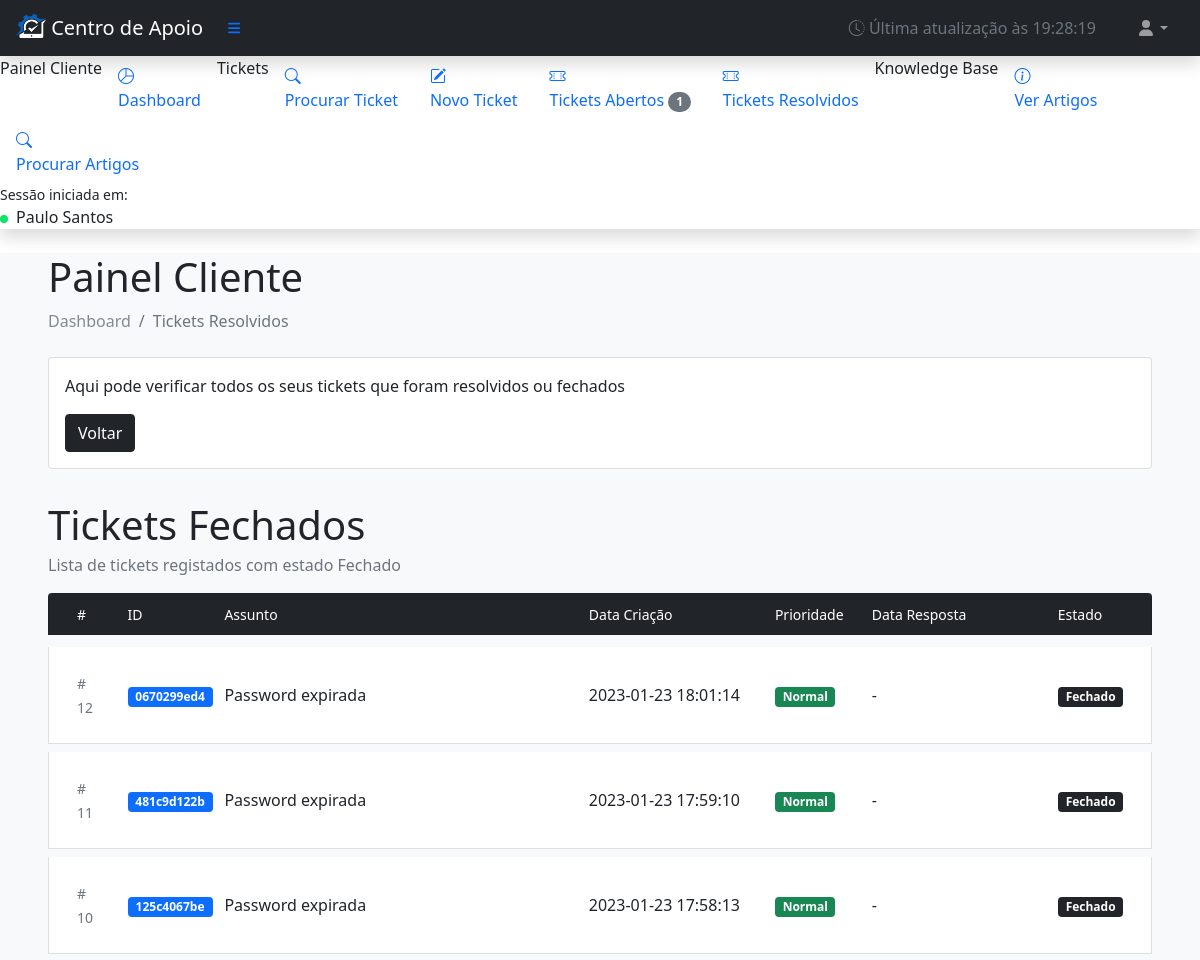
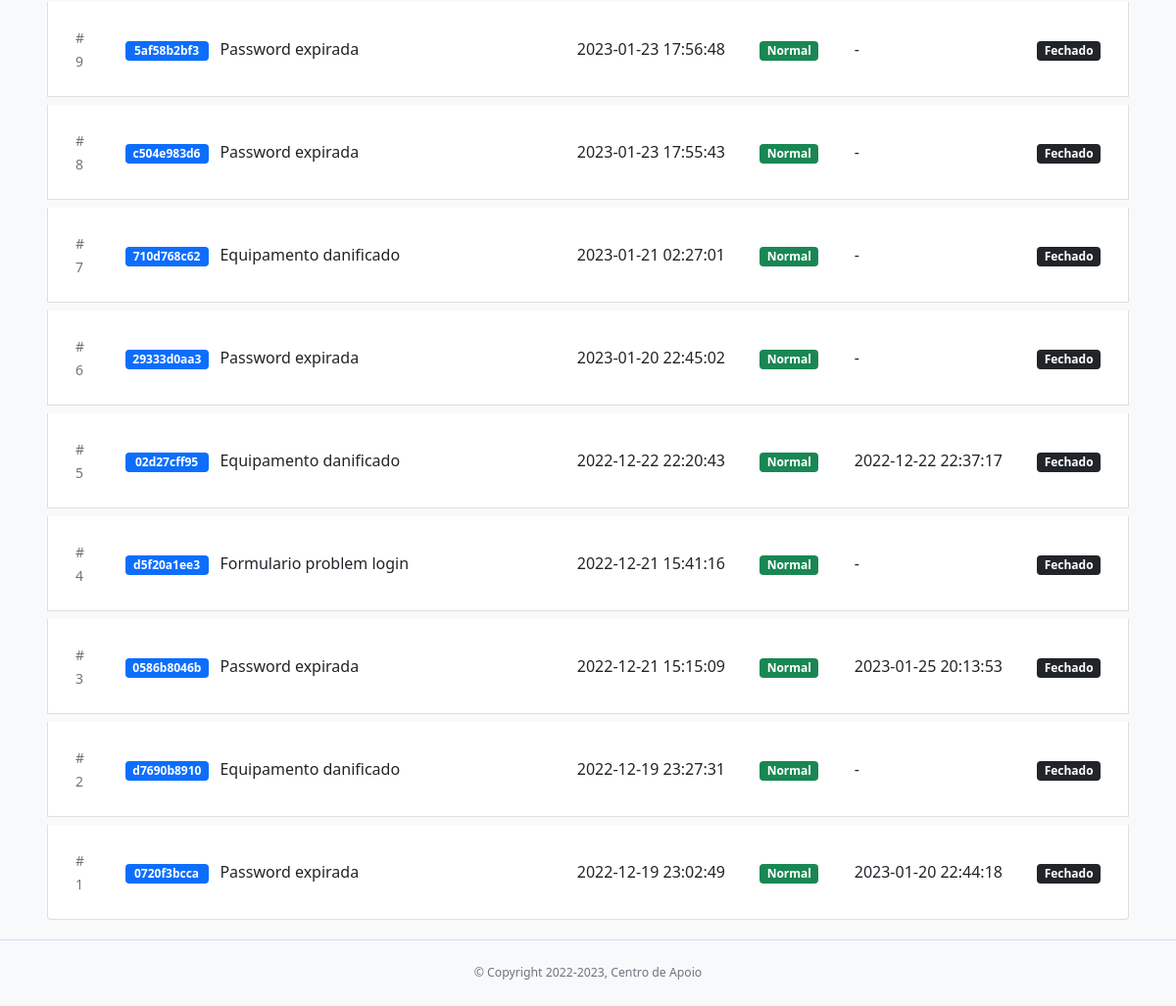
/root/user-panel/tickets-fechados.php (signed in), run on the app's committed database (2 pictures, top to bottom).
### tables this page shows
CREATE TABLE `tickets` (
  `id` int(11) NOT NULL,
  `ticket_id` varchar(255) NOT NULL,
  `user_id` tinyint(4) NOT NULL,
  `status` int(11) NOT NULL DEFAULT 0,
  `prioridade` int(11) NOT NULL DEFAULT 0,
  `nome` varchar(255) NOT NULL,
  `telefone` varchar(255) NOT NULL,
  `email` varchar(255) NOT NULL,
  `nome_empresa` varchar(255) NOT NULL,
  `dep_empresa` varchar(255) NOT NULL,
  `categoria` int(255) NOT NULL,
  `assunto` varchar(255) NOT NULL,
  `message` text NOT NULL,
  `date` timestamp NOT NULL DEFAULT current_timestamp(),
  `date_reply` timestamp NOT NULL DEFAULT '0000-00-00 00:00:00'
);

### root/user-panel/tickets-fechados.php (the view, shortened to what this page needs)
<?php
include('../components/page-head.php');
?>
<?php
$estado_0 = "Novo";
$estado_1 = "Aberto";
$estado_2 = "Fechado";
$prioridade_0 = "Normal";
$prioridade_1 = "Alta";
$userid = $_SESSION['id'];
$db = new DB();
$dbconn = $db->conn;
$latest = [];
$sql = "SELECT * FROM tickets WHERE user_id='$userid' AND status=2 ORDER BY date DESC";
$recodes = mysqli_query($dbconn, $sql);
if ($recodes->num_rows > 0) {
    while ($row = $recodes->fetch_assoc()) {
        $latest[] = $row;
    }
}
?>
<body class="sb-nav-fixed">
    <?php include('../global-panel/components/topnav-painel.php'); ?>
    <div id="layoutSidenav">
        <?php include('../global-panel/components/sidebar-painel.php'); ?>
        <div id="layoutSidenav_content" class="bg-light">
            <main>
                <div class="container-fluid px-5">
                    <h1 class="mt-4">Painel Cliente</h1>
                    <ol class="breadcrumb mb-4">
                        <li class="breadcrumb-item"><a href="./user-panel/painel-cliente.php">Dashboard</a></li>
                        <li class="breadcrumb-item active">Tickets Resolvidos</li>
                    </ol>
                    <div class="row">
                        <div class="col-xl-12">
                            <div class="card mb-4">
                                <div class="card-body">
                                    <p>Aqui pode verificar todos os seus tickets que foram resolvidos ou fechados</p>
                                    <a href="./user-panel/painel-cliente.php" class="btn btn-dark">Voltar</a>
                                </div>
                            </div>
                        </div>
                    </div>
                    <h1 class="mt-2 mb-1">Tickets Fechados</h1>
                    <div class="text-muted">
                        Lista de tickets registados com estado Fechado
                    </div>
                    <div class="bg-light my-3">
                        <ul class="list-group">
                            <div class="d-none d-lg-block list-group-item bg-dark text-white mb-2">
                                <div class="container-fluid">
                                    <div class="row justify-content-between">
                                        <div class="col-lg-1 col-sm-12" style="width:4% !important;">
                                            <small>#</small>
                                        </div>
                                        <div class="col-lg-1 col-sm-12">
                                            <small>ID</small>
                                        </div>
                                        <div class="col-lg-4 col-sm-12">
                                            <small>Assunto</small>
                                        </div>
                                        <div class="col-lg-2 col-sm-12">
                                            <small>Data Criação</small>
                                        </div>
                                        <div class="col-lg-1 col-sm-12">
                                            <small>Prioridade</small>
                                        </div>
                                        <div class="col-lg-2 col-sm-12">
                                            <small>Data Resposta</small>
                                        </div>
                                        <div class="col-lg-1 col-sm-12">
                                            <small>Estado</small>
                                        </div>
                                    </div>
                                </div>
                            </div>
                            <?php if (count($latest) > 0) {
                                $contador = count($latest);
                                foreach ($latest as $k => $v) {
                                    echo '
                                    <a href="./user-panel/ticket.php?id=' . $v['id'] . '" class="list-group-item list-group-item-action my-1" aria-current="true">
                                        <div class="container-fluid">
                                            <div class="row d-flex justify-content-between align-items-center py-3">
                                                <div class="col-lg-1 col-sm-12" style="width:4% !important;">
                                                    <span class="text-muted"><small># ' . ($contador > 0 ? $contador-- : $contador = 0) . '</small></span>
                                                </div>
                                                <div class="col-lg-1 col-sm-12">
                                                    <span style="width: 85px;" class="badge bg-primary">' . $v['ticket_id'] . '</span>
                                                </div>
                                                <div class="col-lg-4 col-sm-12">
                                                    <span>' . $v['assunto'] . '</span>
                                                </div>
                                                <div class="col-lg-2 col-sm-12">
                                                    <span>' . $v['date'] . '</span>
                                                </div>
                                                <div class="col-lg-1 col-sm-12">
                                                    <span style="width: 60px;" class="badge ' . (($v['prioridade'] == 0) ? "bg-success" : "bg-danger") . '">' . (($v['prioridade'] == 0) ? $prioridade_0 : $prioridade_1) . '</span>
                                                </div>
                                                <div class="col-lg-2 col-sm-12">
                                                    <span>' . (($v['date_reply'] == '0000-00-00 00:00:00') ? '-' : $v['date_reply']) . '</span>
                                                </div>
                                                <div class="col-lg-1 col-sm-12">
                                                    <span style="width: 65px;" class="badge ' . (($v['status'] == 0) ? "bg-info" : (($v['status'] == 1) ? "bg-warning" : "bg-dark")) . '">' . (($v['status'] == 0) ? $estado_0 : (($v['status'] == 1) ? $estado_1 : $estado_2)) . '</span>
                                                </div>
                                            </div>
                                        </div>
                                    </a>
                                ';
                                }
                            } else {
                                echo '<div class="alert alert-info">Não tem tickets fechados registados</div>';
                            } ?>
                        </ul>
                    </div>
                </div>
            </main>
            <?php include('../components/panels/footer-panel.php'); ?>
        </div>
    </div>
</body>
</html>

### root/assets/css/app.css (style rules this page uses)
.breadcrumb { text-decoration: none; }
.breadcrumb-item > a { color: #828a91; text-decoration: none; }

### data on the page
tickets: ticket "0670299ed4", assunto "Password expirada", date "2023-01-23 18:01:14"
tickets: ticket "481c9d122b", assunto "Password expirada", date "2023-01-23 17:59:10"
tickets: ticket "125c4067be", assunto "Password expirada", date "2023-01-23 17:58:13"
tickets: ticket "5af58b2bf3", assunto "Password expirada", date "2023-01-23 17:56:48"
tickets: ticket "c504e983d6", assunto "Password expirada", date "2023-01-23 17:55:43"
tickets: ticket "710d768c62", assunto "Equipamento danificado", date "2023-01-21 02:27:01"
tickets: ticket "29333d0aa3", assunto "Password expirada", date "2023-01-20 22:45:02"
tickets: ticket "02d27cff95", assunto "Equipamento danificado", date "2022-12-22 22:20:43", date_reply "2022-12-22 22:37:17"
tickets: ticket "d5f20a1ee3", assunto "Formulario problem login", date "2022-12-21 15:41:16"
tickets: ticket "0586b8046b", assunto "Password expirada", date "2022-12-21 15:15:09", date_reply "2023-01-25 20:13:53"
tickets: ticket "d7690b8910", assunto "Equipamento danificado", date "2022-12-19 23:27:31"
tickets: ticket "0720f3bcca", assunto "Password expirada", date "2022-12-19 23:02:49", date_reply "2023-01-20 22:44:18"

### other printed values
$count_tickets_abertos "1"
$_SESSION['nome'] "Paulo"
$_SESSION['apelido'] "Santos"
